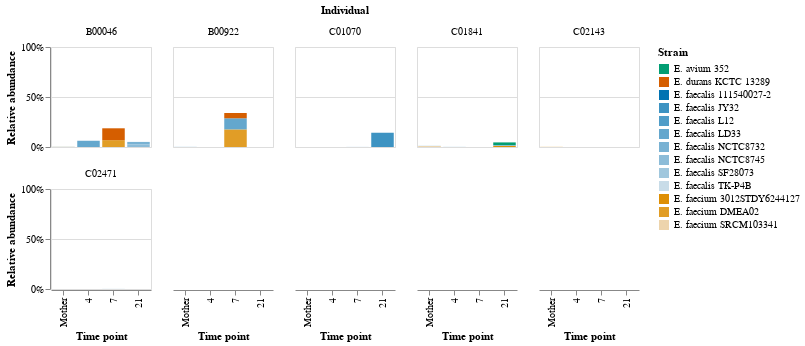
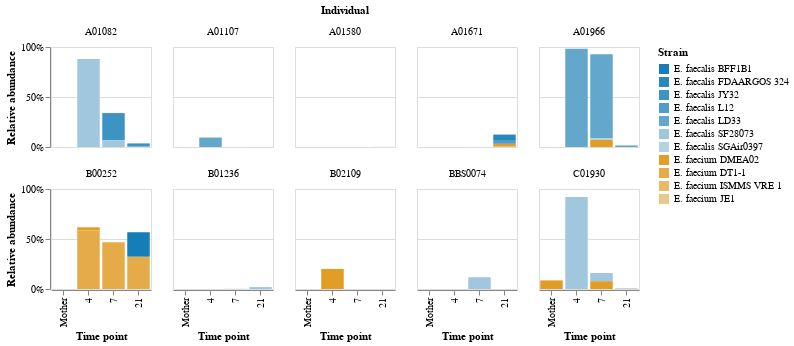

The code cell stored with these charts, in order, in its notebook:
### Markdown cell above
### StrainGST results from other subjects with either DMEA02 or SF28073

### Code cell
selected_refs = ['Ente_faecium_DMEA02', 'Ente_faecalis_SF28073']
subjects_with_selected_strains = list(without_infancy_df.loc[(slice(None), slice(None), selected_refs), :].index.unique(level=0))
print(subjects_with_selected_strains)
straingst_select = without_infancy_df.loc[subjects_with_selected_strains, :]
seen_strains = list(sorted(straingst_select.index.unique(level=2)))
seen_strains = list(map(nice_ref_name, seen_strains))

strains_per_species = defaultdict(list)
for strain in seen_strains:
    species = strain.split(' ')[1]
    strains_per_species[species].append(strain)
    
print(strains_per_species.keys())
    
colorblind_palette = seaborn.color_palette("colorblind")
palette = colorblind_palette[2:4] + colorblind_palette[0:2] + colorblind_palette[4:]
colormap_per_species = {
    species: seaborn.light_palette(palette[i % 10], n_colors=len(strains)+2, reverse=True, input='rgb')[:len(strains)]
    for i, (species, strains) in enumerate(strains_per_species.items())
}

strain_colors = [rgb2hex(c) for c in itertools.chain.from_iterable(colormap_per_species.values())]
strain_color_map = dict(zip(seen_strains, strain_colors))

vaginal_df = straingst_select[straingst_select['Delivery_mode'] == "Vaginal"]
vaginal_strains = list(map(nice_ref_name, sorted(vaginal_df.index.unique(level=2))))
vaginal_colors = [strain_color_map[s] for s in vaginal_strains]
vaginal_color_scale = alt.Scale(domain=vaginal_strains, range=vaginal_colors)

vaginal_chart = alt.Chart(vaginal_df.reset_index()).mark_bar(clip=True).encode(
    x=alt.X('Time_point:O', title="Time point", sort=timepoints),
    y=alt.Y('sum(rapct):Q', title="Relative abundance", axis=alt.Axis(labelExpr="datum.label + '%'"), scale=alt.Scale(domain=[0, 100])),
    color=alt.Color('nice_name:N', scale=vaginal_color_scale, title="Strain"),
    tooltip=['strain', 'sample']
).properties(
    title="StrainGST results for vaginal born children",
    width=100,
    height=100,
).facet(
    facet='Individual:N',
    columns=5
).resolve_scale(
    x='shared',
    y='shared'
)

display(vaginal_chart)

caesarean_df = straingst_select[straingst_select['Delivery_mode'] == "Caesarean"]
caesarean_strains = list(map(nice_ref_name, sorted(caesarean_df.index.unique(level=2))))
caesarean_colors = [strain_color_map[s] for s in caesarean_strains]
caesarean_color_scale = alt.Scale(domain=caesarean_strains, range=caesarean_colors)

caesarean_chart = alt.Chart(caesarean_df.reset_index()).mark_bar(clip=True).encode(
    x=alt.X('Time_point:O', title="Time point", sort=timepoints),
    y=alt.Y('sum(rapct):Q', title="Relative abundance", axis=alt.Axis(labelExpr="datum.label + '%'"), scale=alt.Scale(domain=[0, 100])),
    color=alt.Color('nice_name:N', scale=caesarean_color_scale, title="Strain"),
    tooltip=['strain', 'sample']
).properties(
    title="StrainGST results for caesarean born children",
    width=100,
    height=100,
).facet(
    facet='Individual:N',
    columns=5
).resolve_scale(
    x='shared',
    y='shared'
)

display(caesarean_chart)
